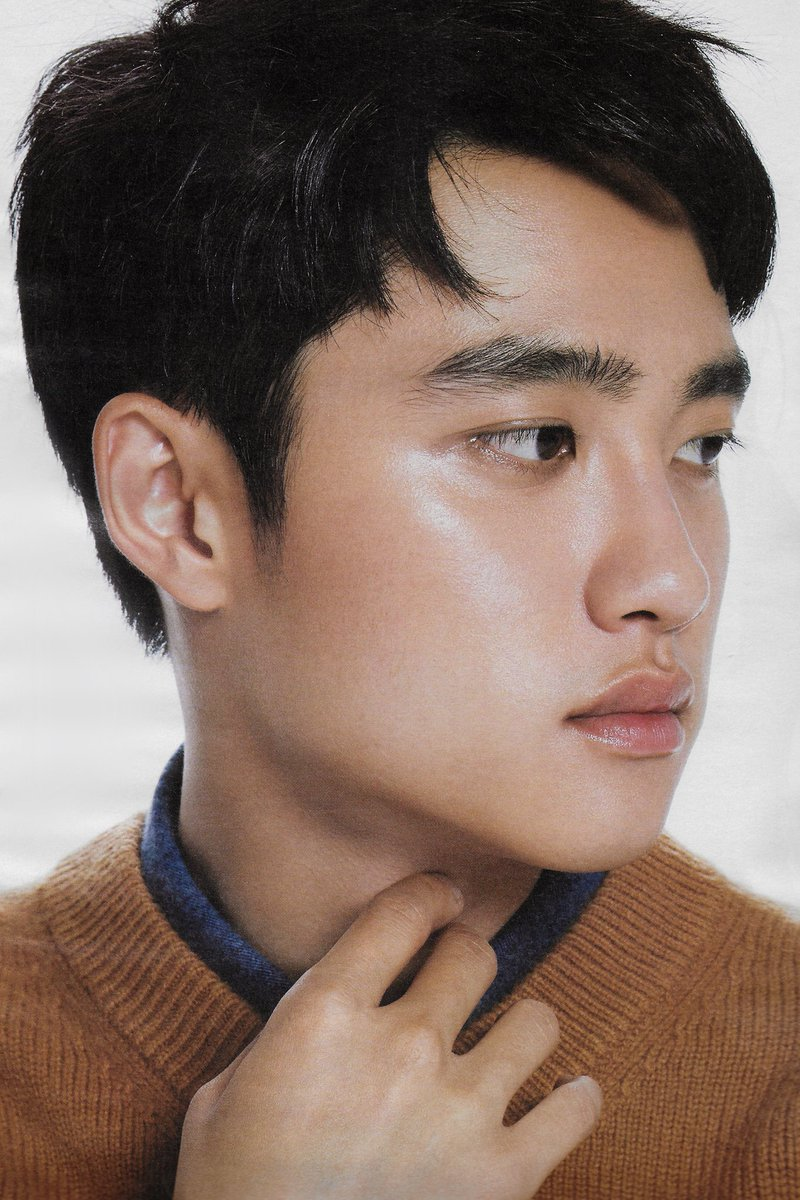
#> input picture do2.jpg, 800 x 1200 px
$ python 'Filter Unsharp Masking.py'
#> lines starting #> are read from the running program, lines starting #| are printed output that depends on the picture
import cv2
import numpy as np

img = cv2.imread('do2.jpg')
#> img is the input picture: shape (1200, 800, 3); mean B, G, R 100.6, 111.4, 133.1
img = cv2.resize(img, (400, 450))
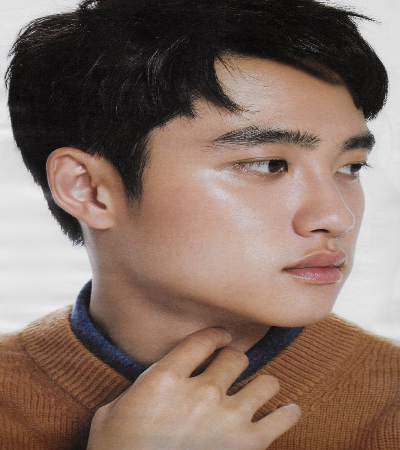
#> img: shape (450, 400, 3); mean B, G, R 100.5, 111.4, 133.1

kernel = np.array([[-1,-1,-1],
                   [-1, 9,-1],
                   [-1,-1,-1]])

sharp = cv2.filter2D(img, -1, kernel)
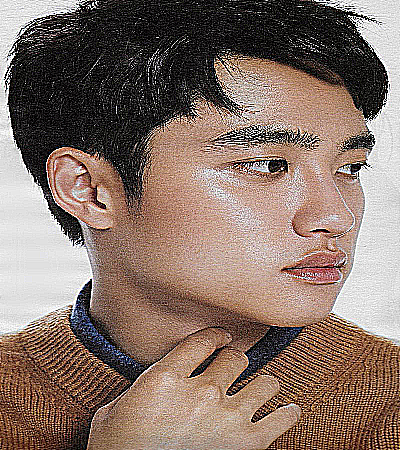
#> sharp: shape (450, 400, 3); mean B, G, R 104.8, 114.9, 135.1

blurred = cv2.GaussianBlur(img, (5,5), 0)
()
unsharp_masked = cv2.addWeighted(sharp, 1.5, blurred, -0.5, 0)
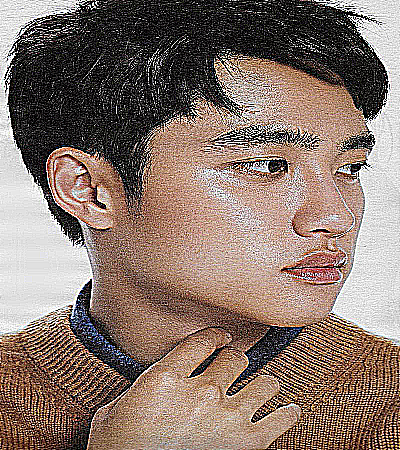
#> unsharp_masked: shape (450, 400, 3); mean B, G, R 108.3, 117.8, 136.4

cv2.imshow('Original Image', img)
cv2.imshow('Unsharp Masked Image', unsharp_masked)
cv2.waitKey(0)
cv2.destroyAllWindows()

$ run again, with do3.jpg copied over do2.jpg
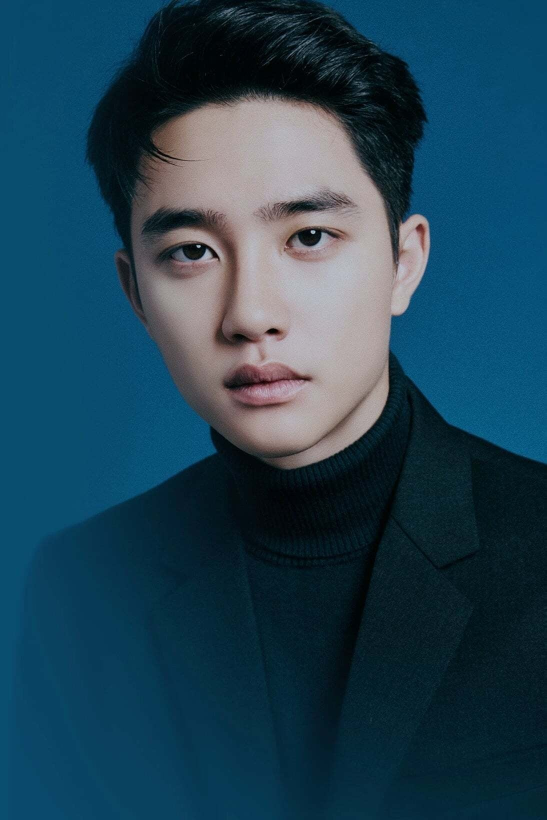
#> input picture do3.jpg, 1093 x 1640 px (shown at 1/2 size)
#> img is the input picture: shape (1640, 1093, 3); mean B, G, R 84.7, 66.5, 32.4
#> `img = cv2.resize(img, (400, 450))`:
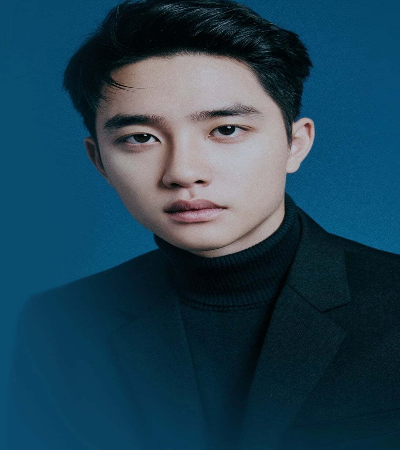
#> img: shape (450, 400, 3); mean B, G, R 84.6, 66.4, 32.3
#> `unsharp_masked = cv2.addWeighted(sharp, 1.5, blurred, -0.5, 0)`:
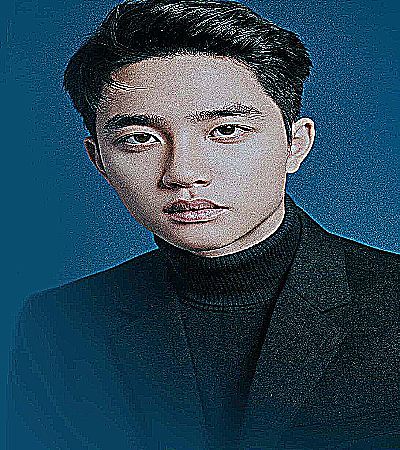
#> unsharp_masked: shape (450, 400, 3); mean B, G, R 88.6, 71.2, 41.3
